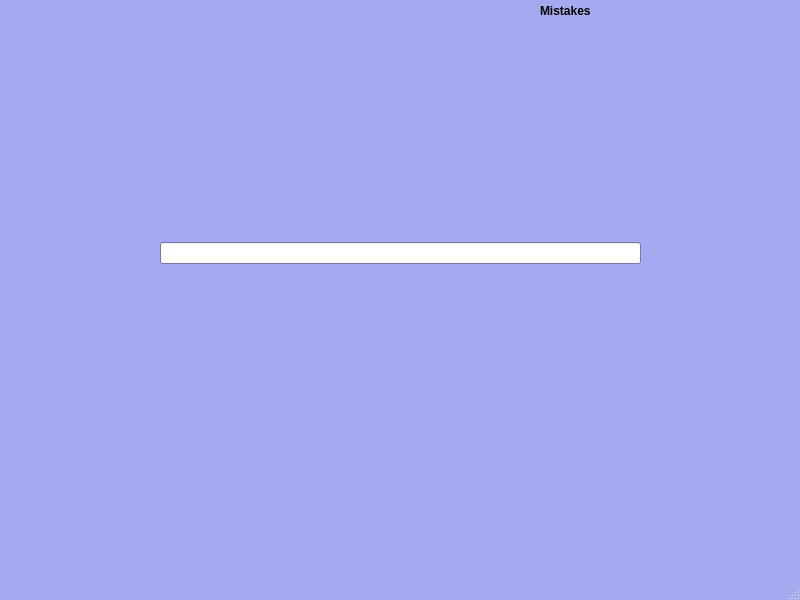
<?xml version="1.0" encoding="UTF-8"?>
<ui version="4.0">
 <class>Simulator</class>
 <widget class="QMainWindow" name="Simulator">
  <property name="geometry">
   <rect>
    <x>0</x>
    <y>0</y>
    <width>800</width>
    <height>600</height>
   </rect>
  </property>
  <property name="palette">
   <palette>
    <active>
     <colorrole role="WindowText">
      <brush brushstyle="SolidPattern">
       <color alpha="255">
        <red>0</red>
        <green>0</green>
        <blue>0</blue>
       </color>
      </brush>
     </colorrole>
     <colorrole role="Button">
      <brush brushstyle="SolidPattern">
       <color alpha="255">
        <red>165</red>
        <green>170</green>
        <blue>240</blue>
       </color>
      </brush>
     </colorrole>
     <colorrole role="Light">
      <brush brushstyle="SolidPattern">
       <color alpha="255">
        <red>255</red>
        <green>255</green>
        <blue>255</blue>
       </color>
      </brush>
     </colorrole>
     <colorrole role="Midlight">
      <brush brushstyle="SolidPattern">
       <color alpha="255">
        <red>210</red>
        <green>212</green>
        <blue>247</blue>
       </color>
      </brush>
     </colorrole>
     <colorrole role="Dark">
      <brush brushstyle="SolidPattern">
       <color alpha="255">
        <red>82</red>
        <green>85</green>
        <blue>120</blue>
       </color>
      </brush>
     </colorrole>
     <colorrole role="Mid">
      <brush brushstyle="SolidPattern">
       <color alpha="255">
        <red>110</red>
        <green>113</green>
        <blue>160</blue>
       </color>
      </brush>
     </colorrole>
     <colorrole role="Text">
      <brush brushstyle="SolidPattern">
       <color alpha="255">
        <red>0</red>
        <green>0</green>
        <blue>0</blue>
       </color>
      </brush>
     </colorrole>
     <colorrole role="BrightText">
      <brush brushstyle="SolidPattern">
       <color alpha="255">
        <red>255</red>
        <green>255</green>
        <blue>255</blue>
       </color>
      </brush>
     </colorrole>
     <colorrole role="ButtonText">
      <brush brushstyle="SolidPattern">
       <color alpha="255">
        <red>0</red>
        <green>0</green>
        <blue>0</blue>
       </color>
      </brush>
     </colorrole>
     <colorrole role="Base">
      <brush brushstyle="SolidPattern">
       <color alpha="255">
        <red>255</red>
        <green>255</green>
        <blue>255</blue>
       </color>
      </brush>
     </colorrole>
     <colorrole role="Window">
      <brush brushstyle="SolidPattern">
       <color alpha="255">
        <red>165</red>
        <green>170</green>
        <blue>240</blue>
       </color>
      </brush>
     </colorrole>
     <colorrole role="Shadow">
      <brush brushstyle="SolidPattern">
       <color alpha="255">
        <red>0</red>
        <green>0</green>
        <blue>0</blue>
       </color>
      </brush>
     </colorrole>
     <colorrole role="AlternateBase">
      <brush brushstyle="SolidPattern">
       <color alpha="255">
        <red>210</red>
        <green>212</green>
        <blue>247</blue>
       </color>
      </brush>
     </colorrole>
     <colorrole role="ToolTipBase">
      <brush brushstyle="SolidPattern">
       <color alpha="255">
        <red>255</red>
        <green>255</green>
        <blue>220</blue>
       </color>
      </brush>
     </colorrole>
     <colorrole role="ToolTipText">
      <brush brushstyle="SolidPattern">
       <color alpha="255">
        <red>0</red>
        <green>0</green>
        <blue>0</blue>
       </color>
      </brush>
     </colorrole>
     <colorrole role="PlaceholderText">
      <brush brushstyle="SolidPattern">
       <color alpha="128">
        <red>0</red>
        <green>0</green>
        <blue>0</blue>
       </color>
      </brush>
     </colorrole>
    </active>
    <inactive>
     <colorrole role="WindowText">
      <brush brushstyle="SolidPattern">
       <color alpha="255">
        <red>0</red>
        <green>0</green>
        <blue>0</blue>
       </color>
      </brush>
     </colorrole>
     <colorrole role="Button">
      <brush brushstyle="SolidPattern">
       <color alpha="255">
        <red>165</red>
        <green>170</green>
        <blue>240</blue>
       </color>
      </brush>
     </colorrole>
     <colorrole role="Light">
      <brush brushstyle="SolidPattern">
       <color alpha="255">
        <red>255</red>
        <green>255</green>
        <blue>255</blue>
       </color>
      </brush>
     </colorrole>
     <colorrole role="Midlight">
      <brush brushstyle="SolidPattern">
       <color alpha="255">
        <red>210</red>
        <green>212</green>
        <blue>247</blue>
       </color>
      </brush>
     </colorrole>
     <colorrole role="Dark">
      <brush brushstyle="SolidPattern">
       <color alpha="255">
        <red>82</red>
        <green>85</green>
        <blue>120</blue>
       </color>
      </brush>
     </colorrole>
     <colorrole role="Mid">
      <brush brushstyle="SolidPattern">
       <color alpha="255">
        <red>110</red>
        <green>113</green>
        <blue>160</blue>
       </color>
      </brush>
     </colorrole>
     <colorrole role="Text">
      <brush brushstyle="SolidPattern">
       <color alpha="255">
        <red>0</red>
        <green>0</green>
        <blue>0</blue>
       </color>
      </brush>
     </colorrole>
     <colorrole role="BrightText">
      <brush brushstyle="SolidPattern">
       <color alpha="255">
        <red>255</red>
        <green>255</green>
        <blue>255</blue>
       </color>
      </brush>
     </colorrole>
     <colorrole role="ButtonText">
      <brush brushstyle="SolidPattern">
       <color alpha="255">
        <red>0</red>
        <green>0</green>
        <blue>0</blue>
       </color>
      </brush>
     </colorrole>
     <colorrole role="Base">
      <brush brushstyle="SolidPattern">
       <color alpha="255">
        <red>255</red>
        <green>255</green>
        <blue>255</blue>
       </color>
      </brush>
     </colorrole>
     <colorrole role="Window">
      <brush brushstyle="SolidPattern">
       <color alpha="255">
        <red>165</red>
        <green>170</green>
        <blue>240</blue>
       </color>
      </brush>
     </colorrole>
     <colorrole role="Shadow">
      <brush brushstyle="SolidPattern">
       <color alpha="255">
        <red>0</red>
        <green>0</green>
        <blue>0</blue>
       </color>
      </brush>
     </colorrole>
     <colorrole role="AlternateBase">
      <brush brushstyle="SolidPattern">
       <color alpha="255">
        <red>210</red>
        <green>212</green>
        <blue>247</blue>
       </color>
      </brush>
     </colorrole>
     <colorrole role="ToolTipBase">
      <brush brushstyle="SolidPattern">
       <color alpha="255">
        <red>255</red>
        <green>255</green>
        <blue>220</blue>
       </color>
      </brush>
     </colorrole>
     <colorrole role="ToolTipText">
      <brush brushstyle="SolidPattern">
       <color alpha="255">
        <red>0</red>
        <green>0</green>
        <blue>0</blue>
       </color>
      </brush>
     </colorrole>
     <colorrole role="PlaceholderText">
      <brush brushstyle="SolidPattern">
       <color alpha="128">
        <red>0</red>
        <green>0</green>
        <blue>0</blue>
       </color>
      </brush>
     </colorrole>
    </inactive>
    <disabled>
     <colorrole role="WindowText">
      <brush brushstyle="SolidPattern">
       <color alpha="255">
        <red>82</red>
        <green>85</green>
        <blue>120</blue>
       </color>
      </brush>
     </colorrole>
     <colorrole role="Button">
      <brush brushstyle="SolidPattern">
       <color alpha="255">
        <red>165</red>
        <green>170</green>
        <blue>240</blue>
       </color>
      </brush>
     </colorrole>
     <colorrole role="Light">
      <brush brushstyle="SolidPattern">
       <color alpha="255">
        <red>255</red>
        <green>255</green>
        <blue>255</blue>
       </color>
      </brush>
     </colorrole>
     <colorrole role="Midlight">
      <brush brushstyle="SolidPattern">
       <color alpha="255">
        <red>210</red>
        <green>212</green>
        <blue>247</blue>
       </color>
      </brush>
     </colorrole>
     <colorrole role="Dark">
      <brush brushstyle="SolidPattern">
       <color alpha="255">
        <red>82</red>
        <green>85</green>
        <blue>120</blue>
       </color>
      </brush>
     </colorrole>
     <colorrole role="Mid">
      <brush brushstyle="SolidPattern">
       <color alpha="255">
        <red>110</red>
        <green>113</green>
        <blue>160</blue>
       </color>
      </brush>
     </colorrole>
     <colorrole role="Text">
      <brush brushstyle="SolidPattern">
       <color alpha="255">
        <red>82</red>
        <green>85</green>
        <blue>120</blue>
       </color>
      </brush>
     </colorrole>
     <colorrole role="BrightText">
      <brush brushstyle="SolidPattern">
       <color alpha="255">
        <red>255</red>
        <green>255</green>
        <blue>255</blue>
       </color>
      </brush>
     </colorrole>
     <colorrole role="ButtonText">
      <brush brushstyle="SolidPattern">
       <color alpha="255">
        <red>82</red>
        <green>85</green>
        <blue>120</blue>
       </color>
      </brush>
     </colorrole>
     <colorrole role="Base">
      <brush brushstyle="SolidPattern">
       <color alpha="255">
        <red>165</red>
        <green>170</green>
        <blue>240</blue>
       </color>
      </brush>
     </colorrole>
     <colorrole role="Window">
      <brush brushstyle="SolidPattern">
       <color alpha="255">
        <red>165</red>
        <green>170</green>
        <blue>240</blue>
       </color>
      </brush>
     </colorrole>
     <colorrole role="Shadow">
      <brush brushstyle="SolidPattern">
       <color alpha="255">
        <red>0</red>
        <green>0</green>
        <blue>0</blue>
       </color>
      </brush>
     </colorrole>
     <colorrole role="AlternateBase">
      <brush brushstyle="SolidPattern">
       <color alpha="255">
        <red>165</red>
        <green>170</green>
        <blue>240</blue>
       </color>
      </brush>
     </colorrole>
     <colorrole role="ToolTipBase">
      <brush brushstyle="SolidPattern">
       <color alpha="255">
        <red>255</red>
        <green>255</green>
        <blue>220</blue>
       </color>
      </brush>
     </colorrole>
     <colorrole role="ToolTipText">
      <brush brushstyle="SolidPattern">
       <color alpha="255">
        <red>0</red>
        <green>0</green>
        <blue>0</blue>
       </color>
      </brush>
     </colorrole>
     <colorrole role="PlaceholderText">
      <brush brushstyle="SolidPattern">
       <color alpha="128">
        <red>0</red>
        <green>0</green>
        <blue>0</blue>
       </color>
      </brush>
     </colorrole>
    </disabled>
   </palette>
  </property>
  <property name="windowTitle">
   <string>MainWindow</string>
  </property>
  <widget class="QWidget" name="centralwidget">
   <widget class="QWidget" name="">
    <property name="geometry">
     <rect>
      <x>540</x>
      <y>3</y>
      <width>151</width>
      <height>16</height>
     </rect>
    </property>
    <layout class="QHBoxLayout" name="horizontalLayout">
     <item>
      <widget class="QLabel" name="MistakesLabel">
       <property name="text">
        <string>&lt;html&gt;&lt;head/&gt;&lt;body&gt;&lt;p&gt;&lt;span style=&quot; font-weight:600;&quot;&gt;Mistakes&lt;/span&gt;&lt;/p&gt;&lt;/body&gt;&lt;/html&gt;</string>
       </property>
      </widget>
     </item>
     <item>
      <widget class="QLabel" name="mistakesNumLabel">
       <property name="text">
        <string/>
       </property>
      </widget>
     </item>
    </layout>
   </widget>
   <widget class="QWidget" name="">
    <property name="geometry">
     <rect>
      <x>160</x>
      <y>210</y>
      <width>481</width>
      <height>54</height>
     </rect>
    </property>
    <layout class="QVBoxLayout" name="verticalLayout">
     <item>
      <widget class="QLabel" name="Text">
       <property name="text">
        <string>&lt;html&gt;&lt;head/&gt;&lt;body&gt;&lt;p align=&quot;center&quot;&gt;&lt;span style=&quot; font-weight:600; text-decoration: underline;&quot;&gt;&lt;br/&gt;&lt;/span&gt;&lt;/p&gt;&lt;/body&gt;&lt;/html&gt;</string>
       </property>
      </widget>
     </item>
     <item>
      <widget class="QLineEdit" name="lineEdit">
       <property name="minimumSize">
        <size>
         <width>0</width>
         <height>0</height>
        </size>
       </property>
       <property name="maximumSize">
        <size>
         <width>1000</width>
         <height>1000</height>
        </size>
       </property>
      </widget>
     </item>
    </layout>
   </widget>
   <widget class="QLabel" name="label">
    <property name="geometry">
     <rect>
      <x>310</x>
      <y>320</y>
      <width>191</width>
      <height>20</height>
     </rect>
    </property>
    <property name="text">
     <string/>
    </property>
   </widget>
  </widget>
  <widget class="QMenuBar" name="menubar">
   <property name="geometry">
    <rect>
     <x>0</x>
     <y>0</y>
     <width>800</width>
     <height>21</height>
    </rect>
   </property>
  </widget>
  <widget class="QStatusBar" name="statusbar"/>
 </widget>
 <resources/>
 <connections/>
</ui>
